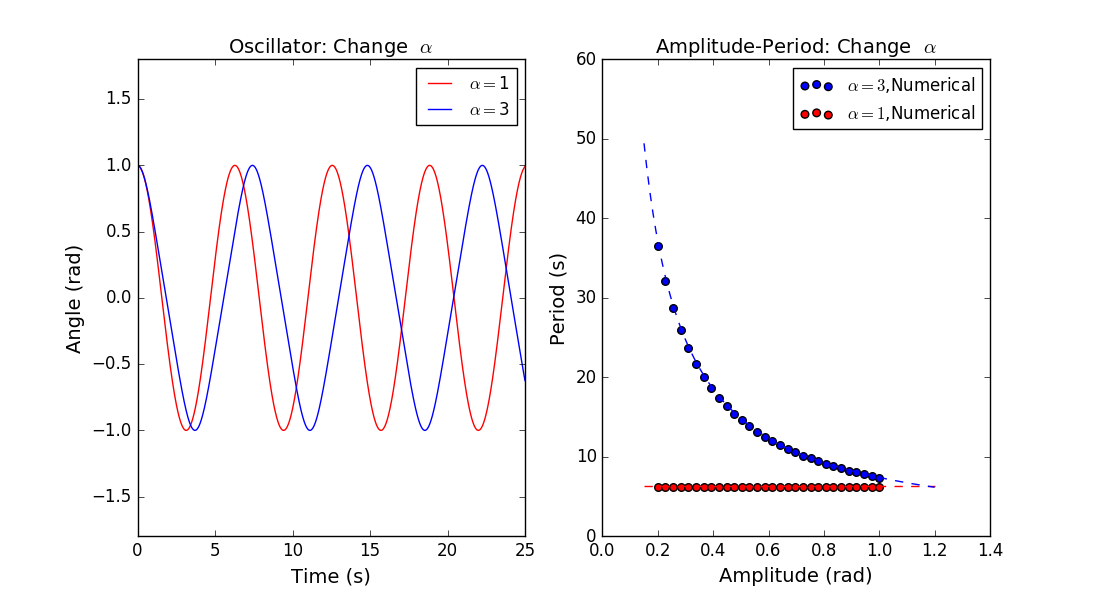

Python code for this plot:
# basic packages needed
#     matplotlib - for plot 2D lines
#     numpy - for math 
import matplotlib.pyplot as plt
import numpy as np
# class CROMER
# use RUNGE-KUTTA METHOD to solve the pendulum
# para. & var.  :    
#             theta0, omg0, t0 - initial angel & angular velocity & time
#             l, g, dt, time - length of string, gravity acceleration, time step size & total time 
#             the time period of this pendulum - 1(s)   
class CROMER(object):
    def __init__(self, _theta0=10., _alpha=1.,_omg0=0, _t0=0., _dt=0.001, _time=50.):
        self.theta, self.omg, self.t = [_theta0], [_omg0], [_t0]
        self.alpha=_alpha
        self.dt, self.time, self.n= _dt, _time, int(_time/_dt)
    def calculate(self):
        for i in range(self.n):                  #  RUNGE-KUTTA METHOD
            self.t1,self.t2,self.t3,self.t4=self.t[-1],self.t[-1]+self.dt/2.,self.t[-1]+self.dt/2.,self.t[-1]+self.dt
            self.omg1=self.omg[-1]
            self.theta1=self.theta[-1]
            self.omg2=self.omg1-((self.theta1)**(self.alpha))*self.dt/2.
            self.theta2=self.theta1+self.omg1*self.dt/2.
            self.omg3=self.omg1-(self.theta2**(self.alpha))*self.dt/2.
            self.theta3=self.theta1+self.omg2*self.dt/2.
            self.omg4=self.omg1-(self.theta3**(self.alpha))*self.dt
            self.theta4=self.theta1+self.omg3*self.dt
            self.t.append(self.t[-1]+self.dt)
            self.omg.append(self.omg[-1]-1./6.*((self.theta1)**self.alpha+2.*(self.theta2)**self.alpha  \
                                                    +2.*(self.theta3)**self.alpha+(self.theta4)**self.alpha)*self.dt)
            self.theta.append(self.theta[-1]+1./6.*(self.omg1+2.*self.omg2+2.*self.omg3+self.omg4)*self.dt)
            if (i>500 and np.abs(self.theta[-1]-self.theta[0])<  0.001) or \
                    (i>500 and np.abs(self.theta[-1]-self.theta[0])<np.abs(self.theta[0]-self.theta[1]) ):
                break
        return self.t[-1]-self.t[0]
    def calculate_plot(self,_ax,style):
        for i in range(self.n):
            self.t.append(self.t[-1]+self.dt)
            self.omg.append(self.omg[-1]-((self.theta[-1])**(self.alpha))*self.dt)
            self.theta.append(self.theta[-1]+self.omg[-1]*self.dt)
        _ax.plot(self.t, self.theta, '-'+style,label=r'$\alpha =$'+'%d'%self.alpha)
        
# plot the graphics
n=30
theta=np.linspace(0.2,1.,n)
fig=plt.figure(figsize=(11,6))     # t-theta relation alpha=1,3
ax2=plt.subplot(122) 
ax1=plt.subplot(121)
cal=CROMER(1.,1.)
cal.calculate_plot(ax1,'r')
cal=CROMER(1.,3.)
cal.calculate_plot(ax1,'b')

tau=[]                            # A-theta0 relation alpha=1,3
for i in range(len(theta)):
    cal=CROMER(theta[i],3)
    tau.append(cal.calculate())
    print 'alpha=',3,'theta0=',theta[i],'tau=',tau[-1]
ax2.scatter(theta,tau,s=30,c='blue',label=r'$\alpha=3$'+',Numerical')

tau=[]
for i in range(len(theta)):
    cal=CROMER(theta[i],1.)
    tau.append(cal.calculate())
    print 'alpha=',1,'theta0=',theta[i],'tau=',tau[-1]
ax2.scatter(theta,tau,s=30,c='red',label=r'$\alpha=1$'+',Numerical')

ax2.legend(fontsize=12,loc='best')
ax2.set_xlabel('Amplitude (rad)',fontsize=14)
ax2.set_ylabel('Period (s)',fontsize=14)
ax2.set_title('Amplitude-Period: Change  '+r'$\alpha$',fontsize=14)
ax1.legend(fontsize=12,loc='best')
ax1.set_xlabel('Time (s)',fontsize=14)
ax1.set_ylabel('Angle (rad)',fontsize=14)
ax1.set_title('Oscillator: Change  '+r'$\alpha$',fontsize=14)
ax1.set_xlim(0,25)
ax1.set_ylim(-1.8,1.8)

theta = np.linspace(0.15,1.2,100)      # A-theta0 relation alpha=1,3, Analytical
tau=100*[2*np.pi]
ax2.plot(theta,tau,'--r',label=r'$\alpha=1$'+',Analytical')
tau=2.62206*np.sqrt(8)*theta**(-1)
ax2.plot(theta,tau,'--b',label=r'$\alpha=3$'+',Analytical')
plt.show(fig)
